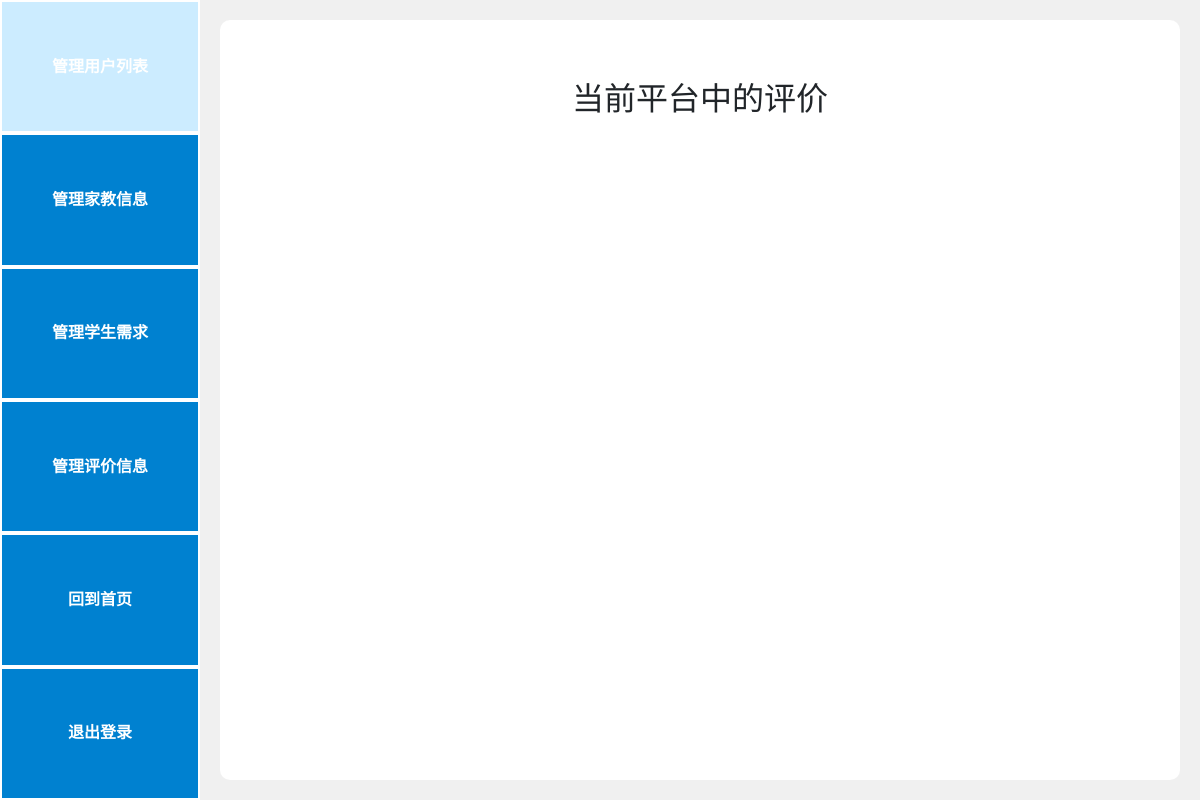
The page /admin_reviews (signed in) on the database as committed earlier.
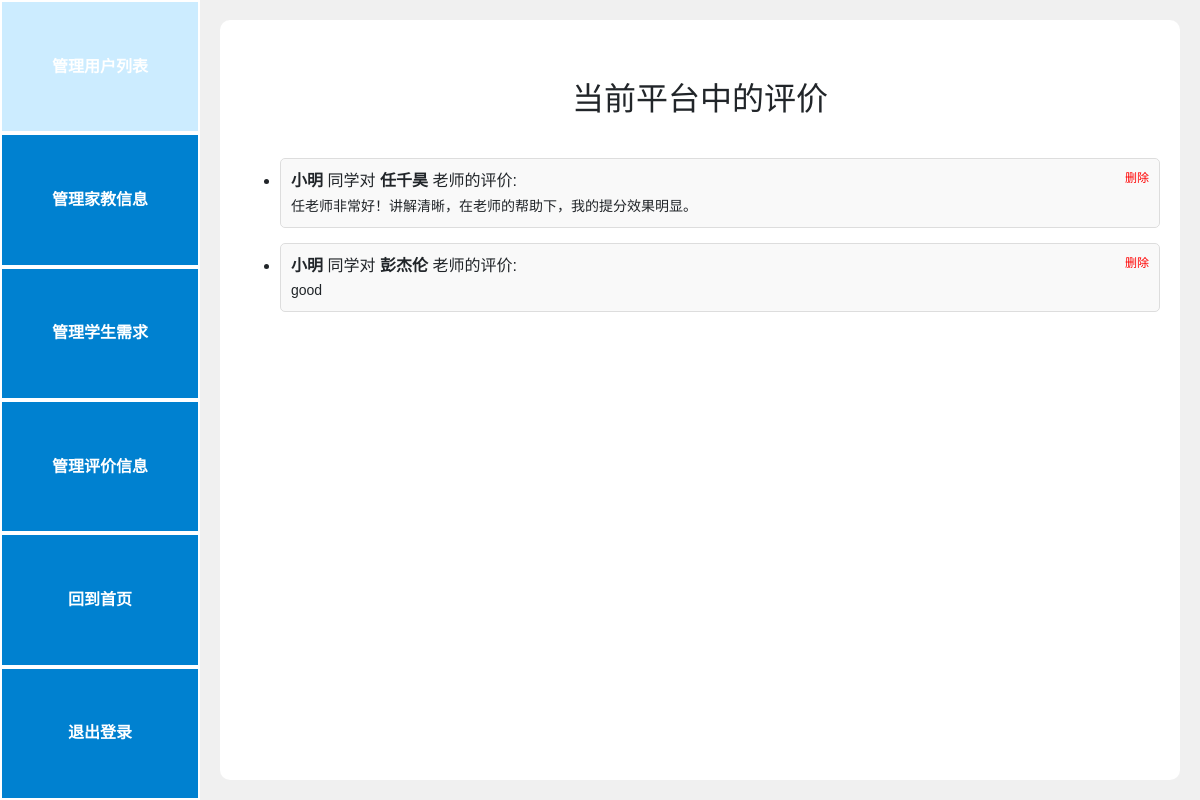
The same page on the database as committed later.
### models.py (models this page shows)
class User(db.Model):
    id = db.Column(db.Integer, primary_key=True)
    username = db.Column(db.String(80), unique=True, nullable=False)
    password = db.Column(db.String(80), nullable=False)
    role = db.Column(db.String(20), nullable=False)  # role=tutor是老师，=student是学生
    phoneNumber = db.Column(db.String(20), unique=True, nullable=True)
    location = db.Column(db.String(80), unique=False, nullable=True)
    photo = db.Column(db.String(120), nullable=True)  # 假设存储照片的路径或URL

class Review(db.Model):
    id = db.Column(db.Integer, primary_key=True)
    tutor_id = db.Column(db.Integer, db.ForeignKey('tutor_info.id'), nullable=False)
    user_id = db.Column(db.Integer, db.ForeignKey('user.id'), nullable=False)
    username = db.Column(db.String(80), nullable=False)
    review = db.Column(db.Text, nullable=False)

### app.py (the view)
@app.route('/admin_reviews')
def admin_reviews():
    if 'admin' not in session:
        return redirect(url_for('admin'))
    reviews = Review.query.all()
    review_data = []
    for review in reviews:
        tutor = User.query.get(review.tutor_id)
        user = User.query.get(review.user_id)
        review_data.append({
            'review': review,
            'tutor_name': tutor.username,
            'user_name': user.username
        })
    return render_template('admin_reviews.html', reviews=review_data)

### app.py (called while the page is built)
@app.before_request
def create_tables():
    if not hasattr(g, 'first_request'):  # 保证该函数只在第一次访问时执行
        g.first_request = True
        db.create_all()  # 创建所有在模型中定义的数据库表格

@app.before_request
def before_request():
    g.user = None
    if 'user_id' in session:
        g.user = User.query.get(session['user_id'])

### templates/admin_reviews.html (shortened to what this page needs)
{% extends "base_admin.html" %}
{% block content %}
<div class="reviews-section">
    <h2 style="text-align: center" class="custom-heading">当前平台中的评价</h2>
    <ul>
        {% for item in reviews %}
        <li class="review-item">
            <a href="{{ url_for('delete_entity', entity='review', id=item.review.id) }}" class="delete-link" onclick="return confirm('确定要删除此评价吗？');">删除</a>
            <h4><strong>{{ item.user_name }}</strong> 同学对 <strong>{{ item.tutor_name }}</strong> 老师的评价:</h4>
            <p>{{ item.review.review }}</p>
        </li>
        {% endfor %}
    </ul>
</div>
{% endblock %}

Rows that differ between the two databases and show on the page:
now on this page (row edited): User: user_name "小明" "小明"
now on this page (row edited): User: tutor_name "任千昊"
added Review: review.review "任老师非常好！讲解清晰，在老师的帮助下，我的提分效果明显。"
added User: tutor_name "彭杰伦"
added Review: review.review "good"
Other text that changed with them:
new list line: "删除 同学对 老师的评价:"
